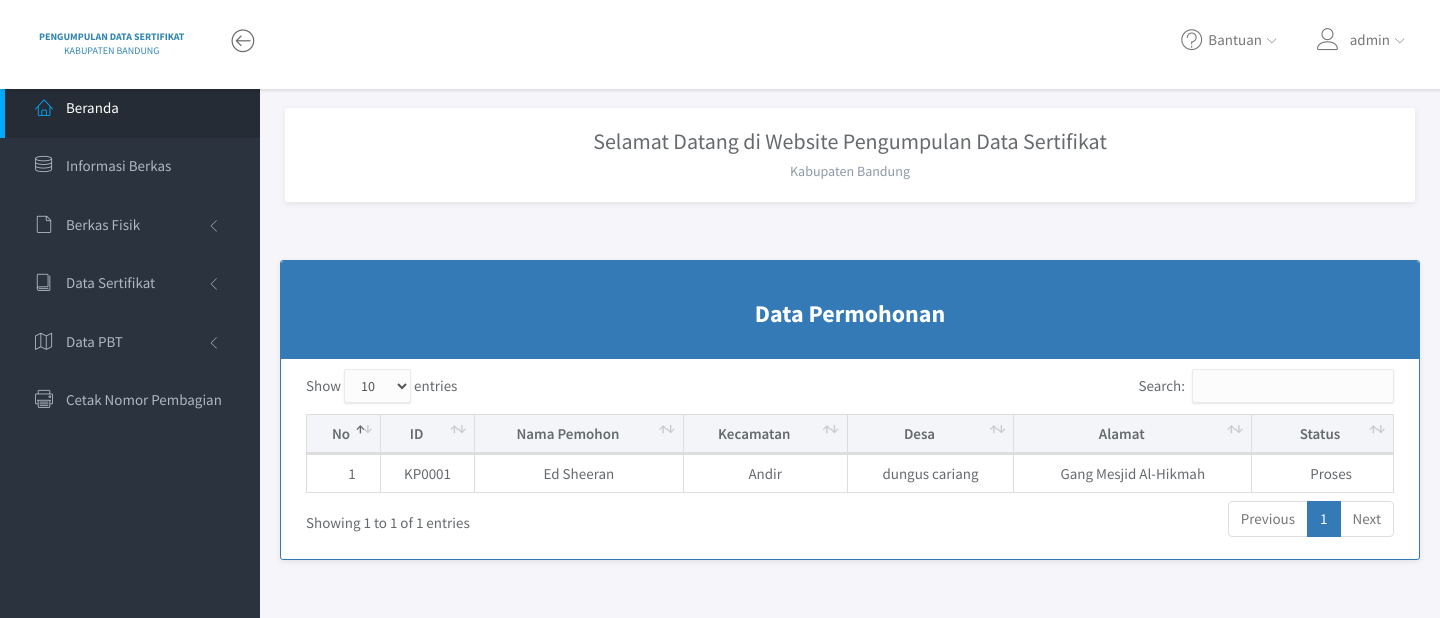
Before: /user/index.php (signed in) with the older database file.
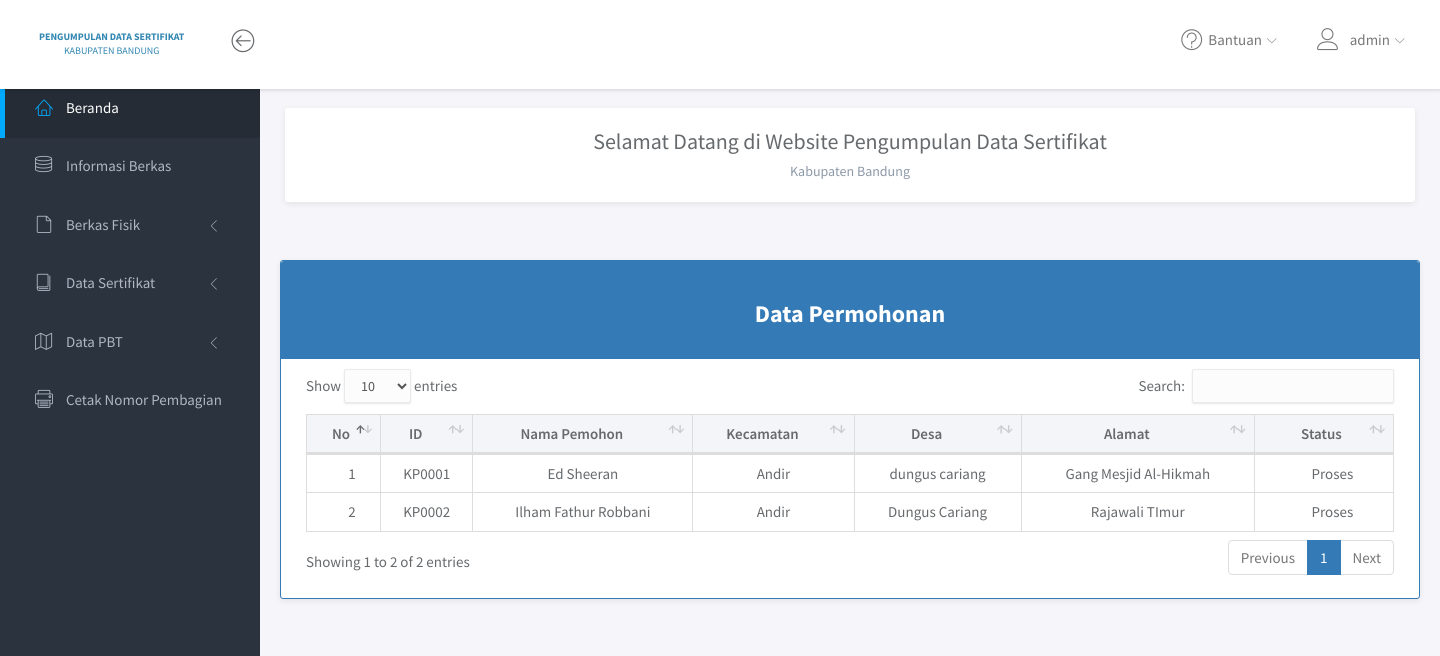
After: the same page with the newer database file.
### tables this page shows
CREATE TABLE `user` (
  `id_user` int(5) NOT NULL,
  `username` varchar(20) NOT NULL,
  `password` varchar(50) NOT NULL,
  `email` varchar(50) NOT NULL,
  `nama_lengkap` varchar(50) NOT NULL,
  `jabatan` varchar(10) NOT NULL,
  `dibuat_pada` timestamp(6) NOT NULL DEFAULT CURRENT_TIMESTAMP(6) ON UPDATE CURRENT_TIMESTAMP(6)
);

CREATE TABLE `permohonan` (
  `id_permohonan` varchar(6) NOT NULL,
  `id_user` int(5) NOT NULL,
  `kecamatan` varchar(255) NOT NULL,
  `desa` varchar(255) NOT NULL,
  `alamat` text NOT NULL,
  `status` enum('Sedang','Proses','Selesai','Batal') NOT NULL
);

### user/index.php (the view, shortened to what this page needs)
<?php
include '../core/conn.php';
	$data = mysqli_query($connection, "SELECT * FROM permohonan");
?>
<!DOCTYPE html>
<html lang="en">
<head>
	<link rel="stylesheet" href="assets/vendor/bootstrap/css/bootstrap.min.css">
	<link rel="stylesheet" href="assets/vendor/font-awesome/css/font-awesome.min.css">
	<link rel="stylesheet" href="assets/vendor/linearicons/style.css">
	<link rel="stylesheet" href="assets/vendor/chartist/css/chartist-custom.css">
	<link rel="stylesheet" href="../user/assets/vendor/datatables/dataTables.bootstrap4.css">
	<link rel="stylesheet" href="../user/assets/vendor/datatables/dataTables.bootstrap4.min.css">
	<link rel="stylesheet" href="assets/css/main.css">
	<link rel="stylesheet" href="assets/css/demo.css">
</head>
<body>
	<div id="wrapper">
		<nav class="navbar navbar-default navbar-fixed-top">
			<div class="brand">
				<a href="index.php" class="logo"><b>PENGUMPULAN DATA SERTIFIKAT </b><br> <center> KABUPATEN BANDUNG </center></a>
			</div>
			<div class="container-fluid">
				<div class="navbar-btn">
					<button type="button" class="btn-toggle-fullwidth"><i class="lnr lnr-arrow-left-circle"></i></button>
				</div>
				<div id="navbar-menu">
					<ul class="nav navbar-nav navbar-right">
						<li class="dropdown">
							<a href="#" class="dropdown-toggle" data-toggle="dropdown"><i class="lnr lnr-question-circle"></i> <span>Bantuan</span> <i class="icon-submenu lnr lnr-chevron-down"></i></a>
						</li>
						<li class="dropdown">
							<a href="#" class="dropdown-toggle" data-toggle="dropdown"><i class="lnr lnr-user"> </i><span><?=$_SESSION['username'];?></span> <i class="icon-submenu lnr lnr-chevron-down"></i></a>
						</li>
					</ul>
				</div>
			</div>
		</nav>
		<div id="sidebar-nav" class="sidebar">
			<div class="sidebar-scroll">
				<nav>
					<ul class="nav">
						<li><a href="index.php" class="active"><i class="lnr lnr-home"></i> <span>Beranda</span></a></li>
						<li><a href="informasi_berkas.php" class=""><i class="lnr lnr-database"></i> <span>Informasi Berkas</span></a></li>
						<li>
							<a href="#subFisik" data-toggle="collapse" class="collapsed"><i class="lnr lnr-file-empty"></i> <span>Berkas Fisik</span> <i class="icon-submenu lnr lnr-chevron-left"></i></a>
						</li>
						<li>
							<a href="#subSerti" data-toggle="collapse" class="collapsed"><i class="lnr lnr-book"></i> <span>Data Sertifikat</span> <i class="icon-submenu lnr lnr-chevron-left"></i></a>
						</li>
						<li>
							<a href="#subPBT" data-toggle="collapse" class="collapsed"><i class="lnr lnr-map"></i> <span>Data PBT</span> <i class="icon-submenu lnr lnr-chevron-left"></i></a>
						</li>
						<li><a href="cetak.php" class=""><i class="lnr lnr-printer"></i> <span>Cetak Nomor Pembagian</span></a></li>
					</ul>
				</nav>
			</div>
		</div>
		<div class="main">
			<div class="main-content">
				<div class="container-fluid">
					<div class="panel panel-headline">
						<div class="panel-heading text-center">
							<h3 class="panel-title">Selamat Datang di Website Pengumpulan Data Sertifikat</h3>
							<p class="panel-subtitle">Kabupaten Bandung</p>
						</div>
				</div>
			</div>
		</div>
		<div class="container">
				<div class="panel panel-primary">
					<div class="panel-heading text-center"><h3><b>Data Permohonan</b></h3></div>
					<div class="panel-body">
						<table class="table table-bordered" id="dataTables" cellspacing="0" width="100%">
							<thead style="background: #f3f5f8">
								<tr style="text-align:center;">
									<th style="text-align:center;width:10px;">No</th>
									<th style="text-align: center;">ID</th>
									<th style="text-align: center;">Nama Pemohon</th>
									<th style="text-align: center;">Kecamatan</th>
									<th style="text-align: center;">Desa</th>
									<th style="text-align: center;">Alamat</th>
									<th style="text-align: center;">Status</th>
								</tr>
							</thead>
							<tbody>
								<?php
								  $no = 0;
					              while($d = mysqli_fetch_array($data)){
					              	$no++;
					            ?>
					              <?php
					              	$id_user = $d['id_user'];
					              	$nama = mysqli_query($connection, "SELECT nama_lengkap FROM user WHERE id_user=$id_user");
					              	while ($row = $nama->fetch_assoc()) {
					              ?>
					            <tr>
					            	<td style="text-align: center;"><?php echo $no; ?></td>
					            	<td style="text-align: center;"><?=$d['id_permohonan'];?></td>
					            	<td style="text-align: center;"><?=$row['nama_lengkap'];?></td>
					            	<td style="text-align: center;"><?=$d['kecamatan'];?></td>
					            	<td style="text-align: center;"><?=$d['desa'];?></td>
					            	<td style="text-align: center;"><?=$d['alamat'];?></td>
					            	<td style="text-align: center;"><?=$d['status'];?></td>
					            </tr>
					        <?php } ?>
					        <?php } ?>
							</tbody>
						</table>
					</div>
				</div>
			</div>
	</div>
</body>
</html>

Changed rows visible on the page:
added permohonan: id_permohonan "KP0002", kecamatan "Andir", desa "Dungus Cariang", alamat "Rajawali TImur", status "Proses"
added user: nama_lengkap "Ilham Fathur Robbani"
Other visible differences:
text written by a page script: "Show entries Search: Showing 1 to 1 of 1 entries Previous 1 Next" → "Show entries Search: Showing 1 to 2 of 2 entries Previous 1 Next"
